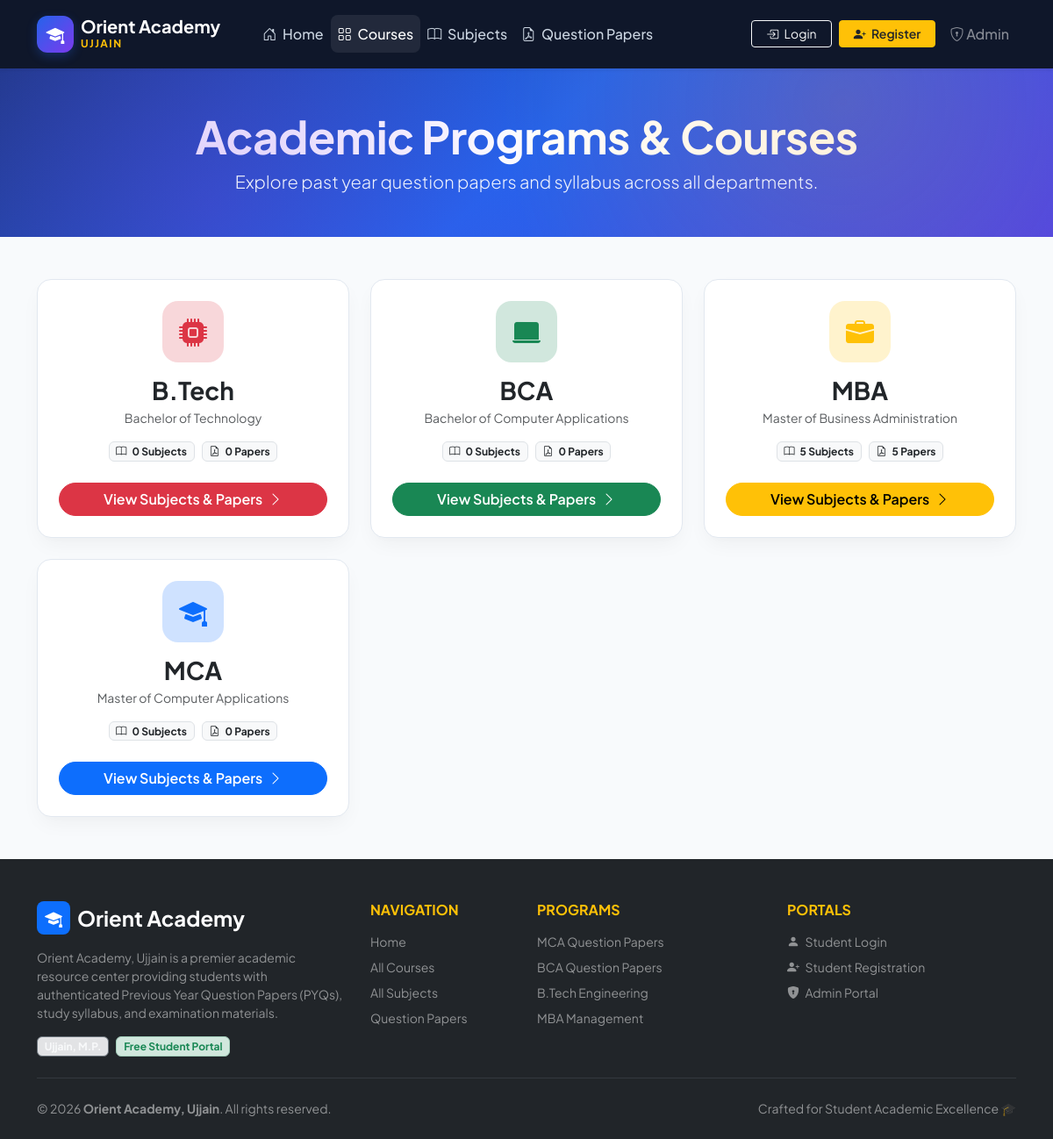
/courses.php, run on the app's committed database.
### tables this page shows
CREATE TABLE IF NOT EXISTS `courses` (
  `id` int(11) NOT NULL,
  `course_name` varchar(100) NOT NULL,
  `course_slug` varchar(100) NOT NULL,
  `description` text NOT NULL,
  `icon_class` varchar(50) DEFAULT 'bi-mortarboard-fill',
  `badge_color` varchar(30) DEFAULT 'primary'
);

### courses.php (the view, shortened to what this page needs)
<?php
require_once 'includes/db.php';
$sql = "
SELECT
    c.*,
    COUNT(DISTINCT s.id) AS total_subjects,
    COUNT(DISTINCT p.id) AS total_papers
FROM courses c
LEFT JOIN subjects s ON c.id = s.course_id
LEFT JOIN papers p ON c.id = p.course_id
GROUP BY c.id
ORDER BY c.course_name ASC
";
$result = mysqli_query($conn, $sql);
?>
<?php include 'includes/header.php'; ?>
<body>
<?php include 'includes/navbar.php'; ?>
<section class="hero text-center py-5">
    <div class="container">
        <h1 class="fw-bold mb-2">Academic Programs & Courses</h1>
        <p class="lead">Explore past year question papers and syllabus across all departments.</p>
    </div>
</section>
<section class="container py-5">
    <div class="row g-4">
        <?php if($result && mysqli_num_rows($result) > 0): ?>
            <?php while($course = mysqli_fetch_assoc($result)):
                $icon = !empty($course['icon_class']) ? $course['icon_class'] : 'bi-mortarboard-fill';
                $badgeColor = !empty($course['badge_color']) ? $course['badge_color'] : 'primary';
            ?>
                <div class="col-md-6 col-lg-4">
                    <div class="card course-card h-100">
                        <div class="card-body text-center p-4 d-flex flex-column">
                            <div class="card-icon-header bg-<?php echo htmlspecialchars($badgeColor); ?>-subtle text-<?php echo htmlspecialchars($badgeColor); ?>">
                                <i class="bi <?php echo htmlspecialchars($icon); ?>"></i>
                            </div>
                            <h3 class="fw-bold mb-1"><?php echo htmlspecialchars($course['course_name']); ?></h3>
                            <p class="text-muted small flex-grow-1 mb-3">
                                <?php echo htmlspecialchars($course['description'] ?? 'Degree program past question papers archive.'); ?>
                            </p>
                            <div class="d-flex justify-content-center gap-2 mb-4">
                                <span class="badge bg-light text-dark border">
                                    <i class="bi bi-book me-1"></i> <?php echo (int)$course['total_subjects']; ?> Subjects
                                </span>
                                <span class="badge bg-light text-dark border">
                                    <i class="bi bi-file-earmark-pdf me-1"></i> <?php echo (int)$course['total_papers']; ?> Papers
                                </span>
                            </div>
                            <a href="subjects.php?course_id=<?php echo $course['id']; ?>" class="btn btn-<?php echo htmlspecialchars($badgeColor); ?> rounded-pill w-100 fw-semibold">
                                View Subjects & Papers <i class="bi bi-chevron-right ms-1"></i>
                            </a>
                        </div>
                    </div>
                </div>
            <?php endwhile; ?>
        <?php endif; ?>
    </div>
</section>
<?php include 'includes/footer.php'; ?>
</body>
</html>

### assets/css/style.css (style rules this page uses)
:root { --primary-color: #2563eb; --primary-hover: #1d4ed8; --secondary-color: #64748b; --accent-color: #f59e0b; --dark-bg: #0f172a; --light-bg: #f8fafc; --card-shadow: 0 10px 25px -5px rgba(0, 0, 0, 0.05), 0 8px 10px -6px rgba(0, 0, 0, 0.01); --hover-shadow: 0 20px 30px -10px rgba(37, 99, 235, 0.15); --border-radius: 16px; --font-family: 'Plus Jakarta Sans', system-ui, -apple-system, sans-serif; }
html, body { min-height: 100%; }
body { display: flex; flex-direction: column; background-color: var(--light-bg); font-family: var(--font-family); color: #334155; -webkit-font-smoothing: antialiased; }
.hero { background: linear-gradient(135deg, #1e3a8a 0%, #2563eb 50%, #4f46e5 100%); color: #fff; padding: 90px 0 80px; position: relative; overflow: hidden; }
.hero::before { content: ''; position: absolute; top: 0; left: 0; right: 0; bottom: 0; background: radial-gradient(circle at 80% 20%, rgba(245, 158, 11, 0.15), transparent 40%), radial-gradient(circle at 20% 80%, rgba(124, 58, 237, 0.25), transparent 40%); pointer-events: none; }
.hero h1 { font-size: 3.2rem; font-weight: 800; letter-spacing: -0.5px; line-height: 1.15; }
.hero .lead { font-size: 1.25rem; opacity: 0.92; max-width: 750px; margin: 0 auto; }
.course-card, .subject-card { background: #fff; border-radius: var(--border-radius); border: 1px solid #e2e8f0; box-shadow: var(--card-shadow); transition: all 0.35s cubic-bezier(0.165, 0.84, 0.44, 1); height: 100%; display: flex; flex-direction: column; }
.card-icon-header { width: 70px; height: 70px; border-radius: 18px; display: inline-flex; align-items: center; justify-content: center; font-size: 2rem; margin: 0 auto 15px; transition: transform 0.3s ease; }

### data on the page
courses: course_name "B.Tech", description "Bachelor of Technology", total_subjects "0", total_papers "0"
courses: course_name "BCA", description "Bachelor of Computer Applications", total_subjects "0", total_papers "0"
courses: course_name "MBA", description "Master of Business Administration", total_subjects "5", total_papers "5"
courses: course_name "MCA", description "Master of Computer Applications", total_subjects "0", total_papers "0"
